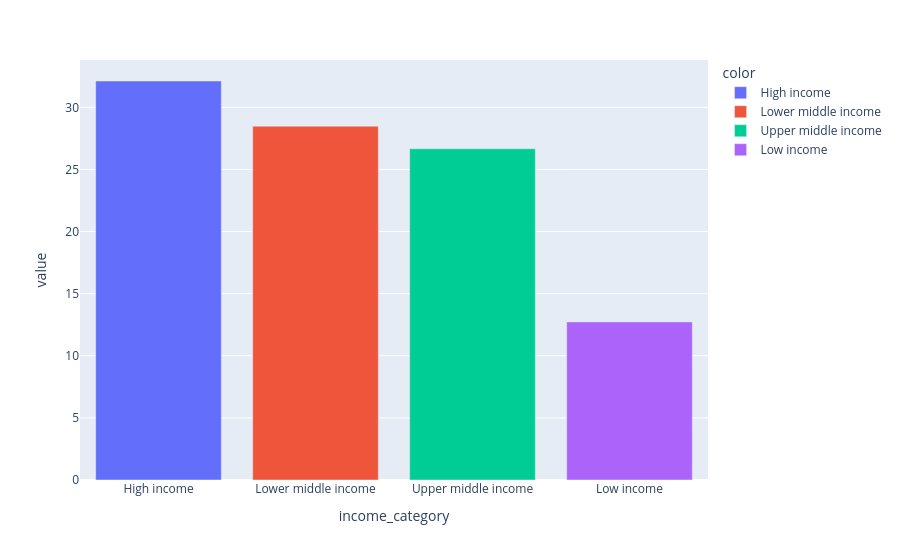

Notebook source saved alongside this figure:
### Markdown cell above
#### Análise Univariada

### Code cell
# Distribuição da variável income_category
percentual_income_categorical = df_countries.value_counts('income_category') / len(df_countries) * 100
px.bar(percentual_income_categorical, color=percentual_income_categorical.index)

### Figure 1 — Plotly figure (JSON) as saved in the notebook; plotly's stock layout.template omitted (floating-point values rounded to 4 significant figures)
{"data": [{"hovertemplate": "color=High income<br>income_category=%{x}<br>value=%{y}<extra></extra>", "legendgroup": "High income", "marker": {"color": "#636efa", "pattern": {"shape": ""}}, "name": "High income", "orientation": "v", "showlegend": true, "textposition": "auto", "type": "bar", "x": ["High income"], "xaxis": "x", "y": [32.12], "yaxis": "y"}, {"hovertemplate": "color=Lower middle income<br>income_category=%{x}<br>value=%{y}<extra></extra>", "legendgroup": "Lower middle income", "marker": {"color": "#EF553B", "pattern": {"shape": ""}}, "name": "Lower middle income", "orientation": "v", "showlegend": true, "textposition": "auto", "type": "bar", "x": ["Lower middle income"], "xaxis": "x", "y": [28.48], "yaxis": "y"}, {"hovertemplate": "color=Upper middle income<br>income_category=%{x}<br>value=%{y}<extra></extra>", "legendgroup": "Upper middle income", "marker": {"color": "#00cc96", "pattern": {"shape": ""}}, "name": "Upper middle income", "orientation": "v", "showlegend": true, "textposition": "auto", "type": "bar", "x": ["Upper middle income"], "xaxis": "x", "y": [26.67], "yaxis": "y"}, {"hovertemplate": "color=Low income<br>income_category=%{x}<br>value=%{y}<extra></extra>", "legendgroup": "Low income", "marker": {"color": "#ab63fa", "pattern": {"shape": ""}}, "name": "Low income", "orientation": "v", "showlegend": true, "textposition": "auto", "type": "bar", "x": ["Low income"], "xaxis": "x", "y": [12.73], "yaxis": "y"}], "layout": {"barmode": "relative", "legend": {"title": {"text": "color"}, "tracegroupgap": 0}, "margin": {"t": 60}, "xaxis": {"anchor": "y", "domain": [0, 1], "title": {"text": "income_category"}}, "yaxis": {"anchor": "x", "domain": [0, 1], "title": {"text": "value"}}}}
